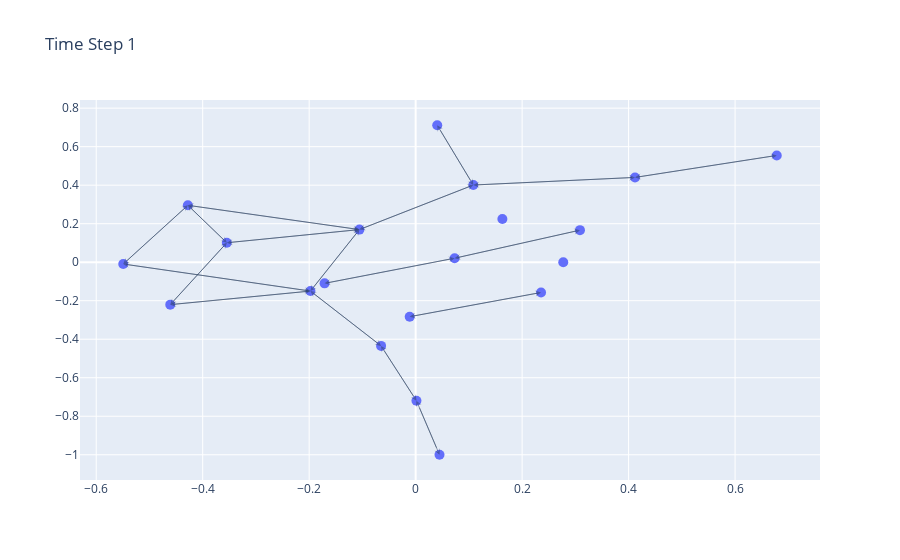

The notebook cell saved with this chart:
### Code cell
import plotly.graph_objects as go  

# Create a new figure for each time step  
for i in range(len(Xlags)):  
    fig = go.Figure(data=[go.Scatter(  
        x=[pos[j][0] for j in range(n)],  
        y=[pos[j][1] for j in range(n)],  
        mode='markers',  
        hoverinfo='text',  
        hovertext=[f'Node {j}' for j in range(n)],  
        marker=dict(size=10)  
    )])  

    # Add edges to the graph  
    for j in range(n):  
        for k in range(n):  
            if adj1[j, k] != 0 and j!=k:  
                fig.add_annotation(  
                    x=pos[j][0],  
                    y=pos[j][1],  
                    ax=pos[k][0],  
                    ay=pos[k][1],  
                    xref='x',  
                    yref='y',  
                    axref='x',  
                    ayref='y',  
                    showarrow=True,  
                    arrowhead=3,  
                    arrowsize=1,  
                    arrowwidth=1,  
                    opacity=0.5  
                )  

    # Set the title of the plot  
    fig.update_layout(title=f'Time Step {i+1}')  

    # Show the plot  
    fig.show()
    break

### Figure 1 — Plotly figure (JSON) as saved in the notebook; plotly's stock layout.template omitted (floating-point values rounded to 4 significant figures)
{"data": [{"hoverinfo": "text", "hovertext": ["Node 0", "Node 1", "Node 2", "Node 3", "Node 4", "Node 5", "Node 6", "Node 7", "Node 8", "Node 9", "Node 10", "Node 11", "Node 12", "Node 13", "Node 14", "Node 15", "Node 16", "Node 17", "Node 18", "Node 19"], "marker": {"size": 10}, "mode": "markers", "type": "scatter", "x": [0.2773, -0.1976, 0.3086, 0.1629, 0.04055, 0.6783, 0.1083, -0.4609, -0.4278, -0.3547, -0.1711, -0.5492, -0.1056, 0.001506, -0.06491, -0.01117, 0.412, 0.04482, 0.2355, 0.07319], "y": [-5.082e-05, -0.1499, 0.1664, 0.2242, 0.7112, 0.5545, 0.4008, -0.2204, 0.2955, 0.101, -0.1099, -0.009431, 0.1694, -0.7194, -0.4347, -0.2829, 0.4403, -1, -0.1573, 0.02064]}], "layout": {"annotations": [{"arrowhead": 3, "arrowsize": 1, "arrowwidth": 1, "ax": -0.4609, "axref": "x", "ay": -0.2204, "ayref": "y", "opacity": 0.5, "showarrow": true, "x": -0.1976, "xref": "x", "y": -0.1499, "yref": "y"}, {"arrowhead": 3, "arrowsize": 1, "arrowwidth": 1, "ax": -0.5492, "axref": "x", "ay": -0.009431, "ayref": "y", "opacity": 0.5, "showarrow": true, "x": -0.1976, "xref": "x", "y": -0.1499, "yref": "y"}, {"arrowhead": 3, "arrowsize": 1, "arrowwidth": 1, "ax": -0.1056, "axref": "x", "ay": 0.1694, "ayref": "y", "opacity": 0.5, "showarrow": true, "x": -0.1976, "xref": "x", "y": -0.1499, "yref": "y"}, {"arrowhead": 3, "arrowsize": 1, "arrowwidth": 1, "ax": -0.06491, "axref": "x", "ay": -0.4347, "ayref": "y", "opacity": 0.5, "showarrow": true, "x": -0.1976, "xref": "x", "y": -0.1499, "yref": "y"}, {"arrowhead": 3, "arrowsize": 1, "arrowwidth": 1, "ax": 0.07319, "axref": "x", "ay": 0.02064, "ayref": "y", "opacity": 0.5, "showarrow": true, "x": 0.3086, "xref": "x", "y": 0.1664, "yref": "y"}, {"arrowhead": 3, "arrowsize": 1, "arrowwidth": 1, "ax": 0.1083, "axref": "x", "ay": 0.4008, "ayref": "y", "opacity": 0.5, "showarrow": true, "x": 0.04055, "xref": "x", "y": 0.7112, "yref": "y"}, {"arrowhead": 3, "arrowsize": 1, "arrowwidth": 1, "ax": 0.412, "axref": "x", "ay": 0.4403, "ayref": "y", "opacity": 0.5, "showarrow": true, "x": 0.6783, "xref": "x", "y": 0.5545, "yref": "y"}, {"arrowhead": 3, "arrowsize": 1, "arrowwidth": 1, "ax": 0.04055, "axref": "x", "ay": 0.7112, "ayref": "y", "opacity": 0.5, "showarrow": true, "x": 0.1083, "xref": "x", "y": 0.4008, "yref": "y"}, {"arrowhead": 3, "arrowsize": 1, "arrowwidth": 1, "ax": -0.1056, "axref": "x", "ay": 0.1694, "ayref": "y", "opacity": 0.5, "showarrow": true, "x": 0.1083, "xref": "x", "y": 0.4008, "yref": "y"}, {"arrowhead": 3, "arrowsize": 1, "arrowwidth": 1, "ax": 0.412, "axref": "x", "ay": 0.4403, "ayref": "y", "opacity": 0.5, "showarrow": true, "x": 0.1083, "xref": "x", "y": 0.4008, "yref": "y"}, {"arrowhead": 3, "arrowsize": 1, "arrowwidth": 1, "ax": -0.1976, "axref": "x", "ay": -0.1499, "ayref": "y", "opacity": 0.5, "showarrow": true, "x": -0.4609, "xref": "x", "y": -0.2204, "yref": "y"}, {"arrowhead": 3, "arrowsize": 1, "arrowwidth": 1, "ax": -0.3547, "axref": "x", "ay": 0.101, "ayref": "y", "opacity": 0.5, "showarrow": true, "x": -0.4609, "xref": "x", "y": -0.2204, "yref": "y"}, {"arrowhead": 3, "arrowsize": 1, "arrowwidth": 1, "ax": -0.3547, "axref": "x", "ay": 0.101, "ayref": "y", "opacity": 0.5, "showarrow": true, "x": -0.4278, "xref": "x", "y": 0.2955, "yref": "y"}, {"arrowhead": 3, "arrowsize": 1, "arrowwidth": 1, "ax": -0.5492, "axref": "x", "ay": -0.009431, "ayref": "y", "opacity": 0.5, "showarrow": true, "x": -0.4278, "xref": "x", "y": 0.2955, "yref": "y"}, {"arrowhead": 3, "arrowsize": 1, "arrowwidth": 1, "ax": -0.1056, "axref": "x", "ay": 0.1694, "ayref": "y", "opacity": 0.5, "showarrow": true, "x": -0.4278, "xref": "x", "y": 0.2955, "yref": "y"}, {"arrowhead": 3, "arrowsize": 1, "arrowwidth": 1, "ax": -0.4609, "axref": "x", "ay": -0.2204, "ayref": "y", "opacity": 0.5, "showarrow": true, "x": -0.3547, "xref": "x", "y": 0.101, "yref": "y"}, {"arrowhead": 3, "arrowsize": 1, "arrowwidth": 1, "ax": -0.4278, "axref": "x", "ay": 0.2955, "ayref": "y", "opacity": 0.5, "showarrow": true, "x": -0.3547, "xref": "x", "y": 0.101, "yref": "y"}, {"arrowhead": 3, "arrowsize": 1, "arrowwidth": 1, "ax": -0.1056, "axref": "x", "ay": 0.1694, "ayref": "y", "opacity": 0.5, "showarrow": true, "x": -0.3547, "xref": "x", "y": 0.101, "yref": "y"}, {"arrowhead": 3, "arrowsize": 1, "arrowwidth": 1, "ax": 0.07319, "axref": "x", "ay": 0.02064, "ayref": "y", "opacity": 0.5, "showarrow": true, "x": -0.1711, "xref": "x", "y": -0.1099, "yref": "y"}, {"arrowhead": 3, "arrowsize": 1, "arrowwidth": 1, "ax": -0.1976, "axref": "x", "ay": -0.1499, "ayref": "y", "opacity": 0.5, "showarrow": true, "x": -0.5492, "xref": "x", "y": -0.009431, "yref": "y"}, {"arrowhead": 3, "arrowsize": 1, "arrowwidth": 1, "ax": -0.4278, "axref": "x", "ay": 0.2955, "ayref": "y", "opacity": 0.5, "showarrow": true, "x": -0.5492, "xref": "x", "y": -0.009431, "yref": "y"}, {"arrowhead": 3, "arrowsize": 1, "arrowwidth": 1, "ax": -0.1976, "axref": "x", "ay": -0.1499, "ayref": "y", "opacity": 0.5, "showarrow": true, "x": -0.1056, "xref": "x", "y": 0.1694, "yref": "y"}, {"arrowhead": 3, "arrowsize": 1, "arrowwidth": 1, "ax": 0.1083, "axref": "x", "ay": 0.4008, "ayref": "y", "opacity": 0.5, "showarrow": true, "x": -0.1056, "xref": "x", "y": 0.1694, "yref": "y"}, {"arrowhead": 3, "arrowsize": 1, "arrowwidth": 1, "ax": -0.4278, "axref": "x", "ay": 0.2955, "ayref": "y", "opacity": 0.5, "showarrow": true, "x": -0.1056, "xref": "x", "y": 0.1694, "yref": "y"}, {"arrowhead": 3, "arrowsize": 1, "arrowwidth": 1, "ax": -0.3547, "axref": "x", "ay": 0.101, "ayref": "y", "opacity": 0.5, "showarrow": true, "x": -0.1056, "xref": "x", "y": 0.1694, "yref": "y"}, {"arrowhead": 3, "arrowsize": 1, "arrowwidth": 1, "ax": -0.06491, "axref": "x", "ay": -0.4347, "ayref": "y", "opacity": 0.5, "showarrow": true, "x": 0.001506, "xref": "x", "y": -0.7194, "yref": "y"}, {"arrowhead": 3, "arrowsize": 1, "arrowwidth": 1, "ax": 0.04482, "axref": "x", "ay": -1, "ayref": "y", "opacity": 0.5, "showarrow": true, "x": 0.001506, "xref": "x", "y": -0.7194, "yref": "y"}, {"arrowhead": 3, "arrowsize": 1, "arrowwidth": 1, "ax": -0.1976, "axref": "x", "ay": -0.1499, "ayref": "y", "opacity": 0.5, "showarrow": true, "x": -0.06491, "xref": "x", "y": -0.4347, "yref": "y"}, {"arrowhead": 3, "arrowsize": 1, "arrowwidth": 1, "ax": 0.001506, "axref": "x", "ay": -0.7194, "ayref": "y", "opacity": 0.5, "showarrow": true, "x": -0.06491, "xref": "x", "y": -0.4347, "yref": "y"}, {"arrowhead": 3, "arrowsize": 1, "arrowwidth": 1, "ax": 0.2355, "axref": "x", "ay": -0.1573, "ayref": "y", "opacity": 0.5, "showarrow": true, "x": -0.01117, "xref": "x", "y": -0.2829, "yref": "y"}, {"arrowhead": 3, "arrowsize": 1, "arrowwidth": 1, "ax": 0.6783, "axref": "x", "ay": 0.5545, "ayref": "y", "opacity": 0.5, "showarrow": true, "x": 0.412, "xref": "x", "y": 0.4403, "yref": "y"}, {"arrowhead": 3, "arrowsize": 1, "arrowwidth": 1, "ax": 0.1083, "axref": "x", "ay": 0.4008, "ayref": "y", "opacity": 0.5, "showarrow": true, "x": 0.412, "xref": "x", "y": 0.4403, "yref": "y"}, {"arrowhead": 3, "arrowsize": 1, "arrowwidth": 1, "ax": 0.001506, "axref": "x", "ay": -0.7194, "ayref": "y", "opacity": 0.5, "showarrow": true, "x": 0.04482, "xref": "x", "y": -1, "yref": "y"}, {"arrowhead": 3, "arrowsize": 1, "arrowwidth": 1, "ax": -0.01117, "axref": "x", "ay": -0.2829, "ayref": "y", "opacity": 0.5, "showarrow": true, "x": 0.2355, "xref": "x", "y": -0.1573, "yref": "y"}, {"arrowhead": 3, "arrowsize": 1, "arrowwidth": 1, "ax": 0.3086, "axref": "x", "ay": 0.1664, "ayref": "y", "opacity": 0.5, "showarrow": true, "x": 0.07319, "xref": "x", "y": 0.02064, "yref": "y"}, {"arrowhead": 3, "arrowsize": 1, "arrowwidth": 1, "ax": -0.1711, "axref": "x", "ay": -0.1099, "ayref": "y", "opacity": 0.5, "showarrow": true, "x": 0.07319, "xref": "x", "y": 0.02064, "yref": "y"}], "title": {"text": "Time Step 1"}}}
